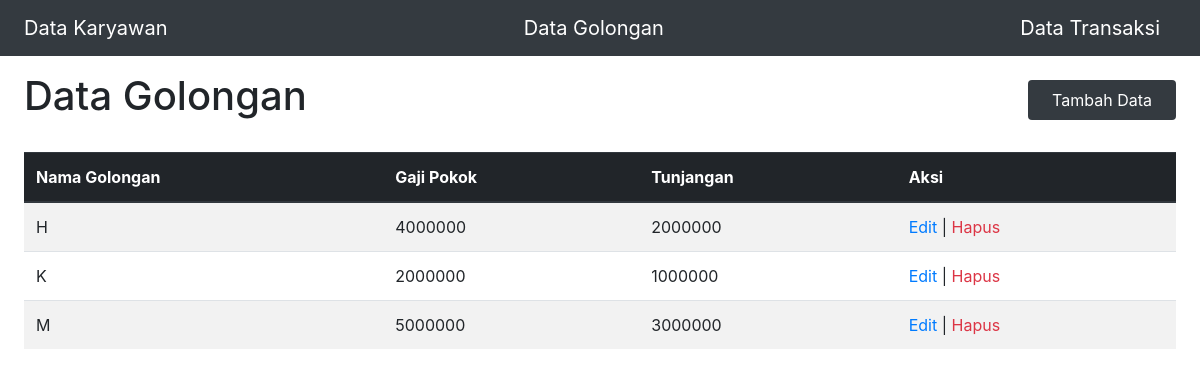
Page /index.php/golongan on the committed database.
### tables this page shows
CREATE TABLE `gaji` (
  `golongan` char(1) NOT NULL,
  `gajipokok` int(8) NOT NULL,
  `tunjangan` int(8) NOT NULL
);

### application/controllers/Golongan.php (called while the page is built, shortened)
<?php
class Golongan extends CI_Controller
{
    public function index()
    {
        $data['title'] = 'Data Golongan';
        $this->load->helper('url');
        $this->load->view('layouts/header', $data);
        $this->load->view('layouts/menu');
        $this->load->view('golongan', $data);
        $this->load->view('layouts/footer');
    }
}

### index.php (called while the page is built, shortened)
<?php
require_once BASEPATH.'core/CodeIgniter.php';

### application/views/golongan.php (the view)
<div class="mt-5 p-4 d-flex align-items-center justify-content-between">
    <h1><?= $title; ?></h1>
    <a href=<?= base_url('/golongan/tambah') ?> class="bg-dark text-white py-2 px-4 rounded">Tambah Data</a>
</div>
<div class="px-4">
    <table class="table table-striped">
        <thead class="thead-dark">
            <tr>
                <th scope="col">Nama Golongan</th>
                <th scope="col">Gaji Pokok</th>
                <th scope="col">Tunjangan</th>
                <th scope="col">Aksi</th>
            </tr>
        </thead>
        <tbody>
            <?php
            $query = $this->db->query('SELECT * FROM gaji');
            foreach ($query->result() as $row) {
            ?>
                <tr>
                    <td><?= $row->golongan; ?></td>
                    <td><?= $row->gajipokok; ?></td>
                    <td><?= $row->tunjangan; ?></td>
                    <td>
                        <a href=<?= base_url("/golongan/edit/") . $row->golongan ?>>Edit</a> | <a href=<?= base_url("/golongan/hapus/") . $row->golongan ?> class="text-danger">Hapus</a>
                    </td>
                </tr>
            <?php } ?>
        </tbody>
    </table>
</div>

### rows in the picture
gaji: golongan "H", gajipokok "4000000", tunjangan "2000000"
gaji: golongan "K", gajipokok "2000000", tunjangan "1000000"
gaji: golongan "M", gajipokok "5000000", tunjangan "3000000"

### other values in the picture
$title "Data Golongan"
